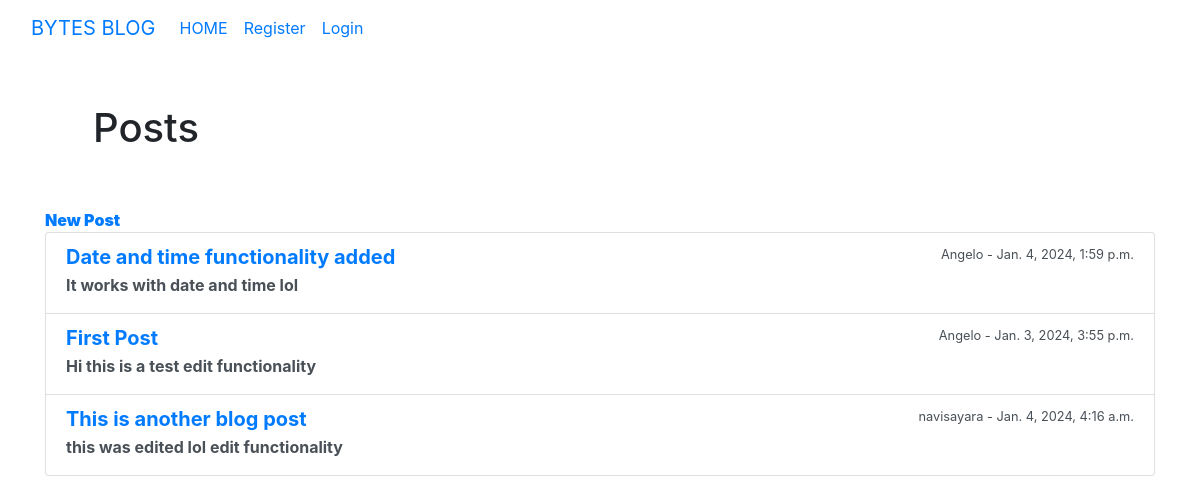
The app's page /, older data.
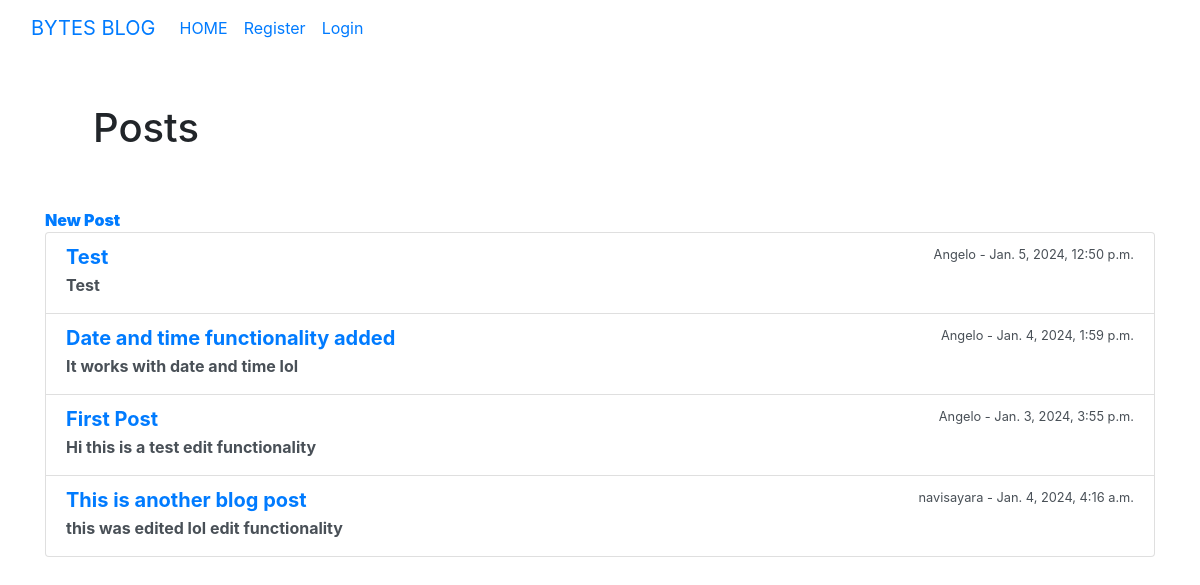
The same page, newer data.
### blogapp/models.py (models this page shows, shortened)
class Post(models.Model):
    title = models.CharField(max_length=1000)
    author = models.ForeignKey(User,on_delete = models.CASCADE)
    body = models.TextField()
    date_posted = models.DateTimeField(auto_now_add=True)
    post_date = models.DateTimeField(auto_now_add=True)
    class Meta:
        ordering = ("title",)

### blogapp/views.py (the view)
# urls.py: 2. Add a URL to urlpatterns:  path('', Home.as_view(), name='home')
class Home(ListView):
    model = Post
    template_name = 'home.html'
    ordering = ['-post_date']

### blogapp/templates/home.html (shortened to what this page needs)
{% extends 'base.html' %}
{% block content %}
<h1 class="p-5 font-large text-xl bold bg-white" style="width: 100%;">Posts</h1> <b><a href="{% url 'New_post' %}"><b>New Post</a></b>
<ul role="list" class="list-group">
 {% for post in object_list %}
    <li class="list-group-item list-group-item-action">
        <div class="d-flex w-100 justify-content-between">
            <h5 class="mb-1"><a href="{% url 'article-details' post.pk %}"><b>{{post.title }}</b></a></h5>
            <small>{{ post.author }} - {{post.date_posted }}</small>
        </div>
        <p class="mb-1">{{ post.body }}</p>
    </li>
 {% endfor %}
</ul>
{% endblock %}

Row changes from the older to the newer data that the page shows:
added Post: title "Test", author "Angelo", date_posted "Jan. 5, 2024, 12:50 p.m.", body "Test"
